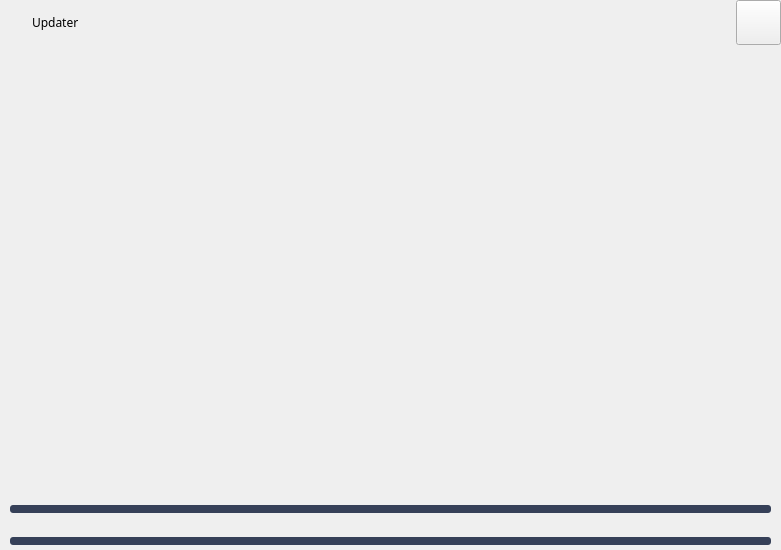
<?xml version="1.0" encoding="UTF-8"?>
<ui version="4.0">
 <class>MainWindow</class>
 <widget class="QMainWindow" name="MainWindow">
  <property name="geometry">
   <rect>
    <x>0</x>
    <y>0</y>
    <width>781</width>
    <height>550</height>
   </rect>
  </property>
  <property name="windowTitle">
   <string notr="true"/>
  </property>
  <widget class="QWidget" name="centralwidget">
   <property name="styleSheet">
    <string notr="true">QWidget#centralwidget{
	background : @panel-background-color;
	border: @window-border-widthpx solid @button-background-color;
}</string>
   </property>
   <layout class="QVBoxLayout" name="verticalLayout_2">
    <property name="spacing">
     <number>0</number>
    </property>
    <property name="leftMargin">
     <number>0</number>
    </property>
    <property name="topMargin">
     <number>0</number>
    </property>
    <property name="rightMargin">
     <number>0</number>
    </property>
    <property name="bottomMargin">
     <number>0</number>
    </property>
    <item>
     <layout class="QVBoxLayout" name="verticalLayout">
      <property name="spacing">
       <number>0</number>
      </property>
      <item>
       <widget class="QWidget" name="windowsTitleWidget" native="true">
        <property name="minimumSize">
         <size>
          <width>0</width>
          <height>45</height>
         </size>
        </property>
        <property name="maximumSize">
         <size>
          <width>16777215</width>
          <height>45</height>
         </size>
        </property>
        <property name="styleSheet">
         <string notr="true"/>
        </property>
        <layout class="QHBoxLayout" name="horizontalLayout_4">
         <property name="leftMargin">
          <number>0</number>
         </property>
         <property name="topMargin">
          <number>0</number>
         </property>
         <property name="rightMargin">
          <number>0</number>
         </property>
         <property name="bottomMargin">
          <number>0</number>
         </property>
         <item>
          <layout class="QHBoxLayout" name="windowsTitleLayout">
           <property name="spacing">
            <number>0</number>
           </property>
           <item>
            <widget class="QLabel" name="titleIconLabel">
             <property name="sizePolicy">
              <sizepolicy hsizetype="Fixed" vsizetype="Minimum">
               <horstretch>0</horstretch>
               <verstretch>0</verstretch>
              </sizepolicy>
             </property>
             <property name="minimumSize">
              <size>
               <width>32</width>
               <height>32</height>
              </size>
             </property>
             <property name="styleSheet">
              <string notr="true">padding : 5px;</string>
             </property>
             <property name="text">
              <string notr="true"/>
             </property>
            </widget>
           </item>
           <item>
            <widget class="QLabel" name="titleLabel">
             <property name="sizePolicy">
              <sizepolicy hsizetype="Preferred" vsizetype="Preferred">
               <horstretch>0</horstretch>
               <verstretch>0</verstretch>
              </sizepolicy>
             </property>
             <property name="minimumSize">
              <size>
               <width>0</width>
               <height>0</height>
              </size>
             </property>
             <property name="font">
              <font>
               <family>Helvetica,Helvetica,serif</family>
               <weight>50</weight>
               <bold>false</bold>
              </font>
             </property>
             <property name="styleSheet">
              <string notr="true">color: @default-text-color;
font-size: 14px;
font-weight: normal;</string>
             </property>
             <property name="text">
              <string notr="true">Updater</string>
             </property>
            </widget>
           </item>
           <item>
            <spacer name="horizontalSpacer">
             <property name="orientation">
              <enum>Qt::Horizontal</enum>
             </property>
             <property name="sizeHint" stdset="0">
              <size>
               <width>40</width>
               <height>20</height>
              </size>
             </property>
            </spacer>
           </item>
           <item>
            <widget class="QPushButton" name="closeButton">
             <property name="sizePolicy">
              <sizepolicy hsizetype="Fixed" vsizetype="Fixed">
               <horstretch>0</horstretch>
               <verstretch>0</verstretch>
              </sizepolicy>
             </property>
             <property name="minimumSize">
              <size>
               <width>45</width>
               <height>45</height>
              </size>
             </property>
             <property name="styleSheet">
              <string notr="true">QPushButton {
	border: 0px;
	margin: 1px;
}
QPushButton:hover {
	background-color: @inset-color;
}</string>
             </property>
             <property name="text">
              <string notr="true"/>
             </property>
            </widget>
           </item>
          </layout>
         </item>
        </layout>
       </widget>
      </item>
      <item>
       <widget class="QWidget" name="mainWidget" native="true">
        <property name="sizePolicy">
         <sizepolicy hsizetype="Minimum" vsizetype="Expanding">
          <horstretch>0</horstretch>
          <verstretch>0</verstretch>
         </sizepolicy>
        </property>
        <property name="minimumSize">
         <size>
          <width>0</width>
          <height>10</height>
         </size>
        </property>
        <property name="styleSheet">
         <string notr="true"/>
        </property>
        <layout class="QVBoxLayout" name="verticalLayout_4">
         <property name="leftMargin">
          <number>0</number>
         </property>
         <property name="topMargin">
          <number>0</number>
         </property>
         <property name="rightMargin">
          <number>0</number>
         </property>
         <property name="bottomMargin">
          <number>0</number>
         </property>
         <item>
          <layout class="QVBoxLayout" name="verticalLayout_3">
           <property name="spacing">
            <number>0</number>
           </property>
           <item>
            <widget class="QWidget" name="dowloaderWidget" native="true">
             <property name="styleSheet">
              <string notr="true"/>
             </property>
             <layout class="QGridLayout" name="gridLayout_4">
              <property name="leftMargin">
               <number>0</number>
              </property>
              <property name="topMargin">
               <number>0</number>
              </property>
              <property name="rightMargin">
               <number>0</number>
              </property>
              <property name="bottomMargin">
               <number>0</number>
              </property>
              <property name="spacing">
               <number>0</number>
              </property>
              <item row="1" column="0" alignment="Qt::AlignHCenter">
               <widget class="QWidget" name="widgetChangeImageButton" native="true">
                <property name="minimumSize">
                 <size>
                  <width>100</width>
                  <height>30</height>
                 </size>
                </property>
                <property name="maximumSize">
                 <size>
                  <width>16777215</width>
                  <height>30</height>
                 </size>
                </property>
                <layout class="QHBoxLayout" name="horizontalLayout_3">
                 <item>
                  <layout class="QHBoxLayout" name="horizontalLayoutButtonSlider">
                   <property name="spacing">
                    <number>0</number>
                   </property>
                  </layout>
                 </item>
                </layout>
               </widget>
              </item>
              <item row="2" column="0">
               <layout class="QGridLayout" name="gridLayout_3">
                <property name="verticalSpacing">
                 <number>0</number>
                </property>
                <item row="1" column="0" colspan="2">
                 <widget class="QLabel" name="currentFileLabel">
                  <property name="styleSheet">
                   <string notr="true">color : @gray-text-color;</string>
                  </property>
                  <property name="text">
                   <string/>
                  </property>
                 </widget>
                </item>
                <item row="4" column="0" colspan="3">
                 <widget class="QProgressBar" name="totalProgressBar">
                  <property name="styleSheet">
                   <string notr="true">QProgressBar:horizontal { 
	 background: #364058; 
	 border-radius: 3px;
	padding: 3px; 
	 margin: 5px 10px 5px 10px;
	 height: 2px;
}
QProgressBar::chunk:horizontal {
	 background: #7dd1ee;
}</string>
                  </property>
                  <property name="value">
                   <number>0</number>
                  </property>
                  <property name="textVisible">
                   <bool>false</bool>
                  </property>
                 </widget>
                </item>
                <item row="0" column="1" colspan="2">
                 <widget class="QLabel" name="serverLabel">
                  <property name="styleSheet">
                   <string notr="true">color : @gray-text-color;</string>
                  </property>
                  <property name="text">
                   <string/>
                  </property>
                 </widget>
                </item>
                <item row="2" column="0" colspan="3">
                 <widget class="QProgressBar" name="singleProgressBar">
                  <property name="styleSheet">
                   <string notr="true">QProgressBar:horizontal { 
	 background: #364058; 
	 border-radius: 3px;
	padding: 3px; 
	 margin: 5px 10px 5px 10px;
	 height: 2px;
}
QProgressBar::chunk:horizontal {
	 background: #7dd1ee;
}</string>
                  </property>
                  <property name="value">
                   <number>0</number>
                  </property>
                  <property name="textVisible">
                   <bool>false</bool>
                  </property>
                 </widget>
                </item>
                <item row="3" column="0">
                 <widget class="QLabel" name="remainingTimeLabel">
                  <property name="styleSheet">
                   <string notr="true">color : @gray-text-color;</string>
                  </property>
                  <property name="text">
                   <string/>
                  </property>
                  <property name="alignment">
                   <set>Qt::AlignLeading|Qt::AlignLeft|Qt::AlignVCenter</set>
                  </property>
                 </widget>
                </item>
                <item row="3" column="2">
                 <widget class="QLabel" name="speedLabel">
                  <property name="styleSheet">
                   <string notr="true">color : @gray-text-color;</string>
                  </property>
                  <property name="text">
                   <string/>
                  </property>
                  <property name="alignment">
                   <set>Qt::AlignRight|Qt::AlignTrailing|Qt::AlignVCenter</set>
                  </property>
                 </widget>
                </item>
               </layout>
              </item>
              <item row="0" column="0">
               <widget class="QLabel" name="labelImage">
                <property name="sizePolicy">
                 <sizepolicy hsizetype="Expanding" vsizetype="Expanding">
                  <horstretch>0</horstretch>
                  <verstretch>0</verstretch>
                 </sizepolicy>
                </property>
                <property name="minimumSize">
                 <size>
                  <width>30</width>
                  <height>301</height>
                 </size>
                </property>
                <property name="maximumSize">
                 <size>
                  <width>16777215</width>
                  <height>16777215</height>
                 </size>
                </property>
                <property name="text">
                 <string/>
                </property>
                <property name="alignment">
                 <set>Qt::AlignCenter</set>
                </property>
               </widget>
              </item>
             </layout>
            </widget>
           </item>
           <item>
            <widget class="QWidget" name="updaterWidget" native="true">
             <property name="styleSheet">
              <string notr="true"/>
             </property>
            </widget>
           </item>
          </layout>
         </item>
        </layout>
       </widget>
      </item>
     </layout>
    </item>
   </layout>
  </widget>
 </widget>
 <resources/>
 <connections/>
</ui>
